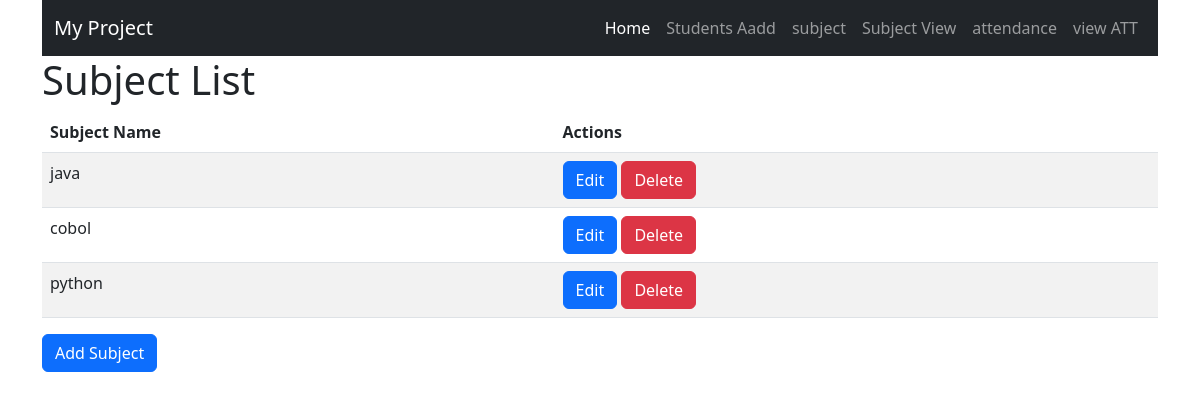
Page /subject_list.php on the committed database.
### tables this page shows
CREATE TABLE `subjects` (
  `subject_id` int(11) NOT NULL,
  `subject_name` varchar(255) NOT NULL
);

### subject_list.php (the view, shortened to what this page needs)
<?php
include('config.php');
$sql = "SELECT * FROM subjects";
$result = mysqli_query($conn, $sql);
$subjects = mysqli_fetch_all($result, MYSQLI_ASSOC);
?>
<!DOCTYPE html>
<html lang="en">
<head>
    <link rel="stylesheet" href="https://cdn.jsdelivr.net/npm/bootstrap@5.2.0/dist/css/bootstrap.min.css">
</head>
<body>
<div class="container">
<?php
include('menu.php');
?>
<h1>Subject List</h1>
<table class="table table-striped">
    <thead>
        <tr>
            <th>Subject Name</th>
            <th>Actions</th>
        </tr>
    </thead>
    <tbody>
        <?php foreach ($subjects as $subject) : ?>
            <tr>
                <td><?php echo $subject['subject_name']; ?></td>
                <td>
                    <a href="edit_subject.php?id=<?php echo $subject['subject_id']; ?>" class="btn btn-primary">Edit</a>
                    <a href="delete_subject.php?id=<?php echo $subject['subject_id']; ?>" class="btn btn-danger">Delete</a>
                </td>
            </tr>
        <?php endforeach; ?>
    </tbody>
</table>
<a href="addsubject.php" class="btn btn-primary">Add Subject</a>
</div>
</body>
</html>

### rows in the picture
subjects: subject_name "java"
subjects: subject_name "cobol"
subjects: subject_name "python"
